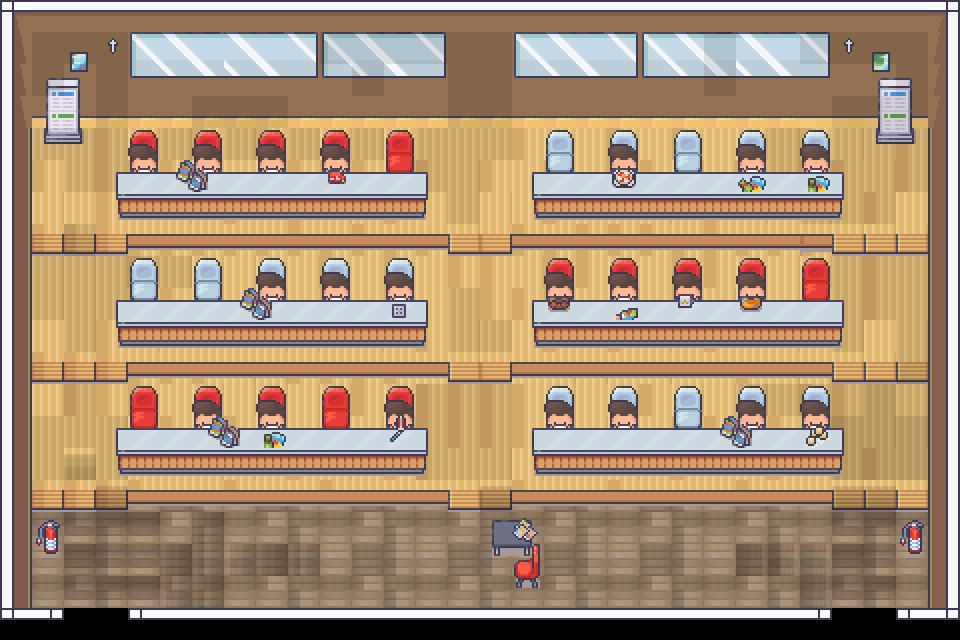

The image is a tile-based game level rendered from a .tmx file. Its description and complete source (layers, tilesets, objects, tile grids) follow:
An orthogonal 30x20 tile map with 32x32 px tiles, 2 tile layers (LAYER1, LAYER2), 3 tilesets.

<map version="1.10" tiledversion="1.10.2" orientation="orthogonal" renderorder="right-down" width="30" height="20" tilewidth="32" tileheight="32" infinite="0" nextlayerid="3" nextobjectid="1">
 <tileset firstgid="1" name="ROOM_BUILDER" tilewidth="32" tileheight="32" tilecount="8284" columns="76">
  <image source="../../(IMAGES) TILES/ROOM_BUILDER.png" width="2432" height="3488" />
 </tileset>
 <tileset firstgid="8285" source="../../TSX FILES/GLE202_ROOM.tsx" />
 <tileset firstgid="8885" source="../../TSX FILES/GLE202_ROOM1.tsx" />
 <layer id="1" name="LAYER1" width="30" height="20">
  <data encoding="csv">
8285,8286,8287,8288,8289,8290,8291,8292,8293,8294,8295,8296,8297,8298,8299,8300,8301,8302,8303,8304,8305,8306,8307,8308,8309,8310,8311,8312,8313,8314,
8315,8316,8317,8318,8319,8320,8321,8322,8323,8324,8325,8326,8327,8328,8329,8330,8331,8332,8333,8334,8335,8336,8337,8338,8339,8340,8341,8342,8343,8344,
8345,8346,8347,8348,8349,8350,8351,8352,8353,8354,8355,8356,8357,8358,8359,8360,8361,8362,8363,8364,8365,8366,8367,8368,8369,8370,8371,8372,8373,8374,
8375,8376,8377,8378,8379,8380,8381,8382,8383,8384,8385,8386,8387,8388,8389,8390,8391,8392,8393,8394,8395,8396,8397,8398,8399,8400,8401,8402,8403,8404,
8405,8406,8407,8408,8409,8410,8411,8412,8413,8414,8415,8416,8417,8418,8419,8420,8421,8422,8423,8424,8425,8426,8427,8428,8429,8430,8431,8432,8433,8434,
8435,8436,8437,8438,8439,8440,8441,8442,8443,8444,8445,8446,8447,8448,8449,8450,8451,8452,8453,8454,8455,8456,8457,8458,8459,8460,8461,8462,8463,8464,
8465,8466,8467,8468,8469,8470,8471,8472,8473,8474,8475,8476,8477,8478,8479,8480,8481,8482,8483,8484,8485,8486,8487,8488,8489,8490,8491,8492,8493,8494,
8495,8496,8497,8498,8499,8500,8501,8502,8503,8504,8505,8506,8507,8508,8509,8510,8511,8512,8513,8514,8515,8516,8517,8518,8519,8520,8521,8522,8523,8524,
8525,8526,8527,8528,8529,8530,8531,8532,8533,8534,8535,8536,8537,8538,8539,8540,8541,8542,8543,8544,8545,8546,8547,8548,8549,8550,8551,8552,8553,8554,
8555,8556,8557,8558,8559,8560,8561,8562,8563,8564,8565,8566,8567,8568,8569,8570,8571,8572,8573,8574,8575,8576,8577,8578,8579,8580,8581,8582,8583,8584,
8585,8586,8587,8588,8589,8590,8591,8592,8593,8594,8595,8596,8597,8598,8599,8600,8601,8602,8603,8604,8605,8606,8607,8608,8609,8610,8611,8612,8613,8614,
8615,8616,8617,8618,8619,8620,8621,8622,8623,8624,8625,8626,8627,8628,8629,8630,8631,8632,8633,8634,8635,8636,8637,8638,8639,8640,8641,8642,8643,8644,
8645,8646,8647,8648,8649,8650,8651,8652,8653,8654,8655,8656,8657,8658,8659,8660,8661,8662,8663,8664,8665,8666,8667,8668,8669,8670,8671,8672,8673,8674,
8675,8676,8677,8678,8679,8680,8681,8682,8683,8684,8685,8686,8687,8688,8689,8690,8691,8692,8693,8694,8695,8696,8697,8698,8699,8700,8701,8702,8703,8704,
8705,8706,8707,8708,8709,8710,8711,8712,8713,8714,8715,8716,8717,8718,8719,8720,8721,8722,8723,8724,8725,8726,8727,8728,8729,8730,8731,8732,8733,8734,
8735,8736,8737,8738,8739,8740,8741,8742,8743,8744,8745,8746,8747,8748,8749,8750,8751,8752,8753,8754,8755,8756,8757,8758,8759,8760,8761,8762,8763,8764,
8765,8766,8767,8768,8769,8770,8771,8772,8773,8774,8775,8776,8777,8778,8779,8780,8781,8782,8783,8784,8785,8786,8787,8788,8789,8790,8791,8792,8793,8794,
8795,8796,8797,8798,8799,8800,8801,8802,8803,8804,8805,8806,8807,8808,8809,8810,8811,8812,8813,8814,8815,8816,8817,8818,8819,8820,8821,8822,8823,8824,
8825,8826,8827,8828,8829,8830,8831,8832,8833,8834,8835,8836,8837,8838,8839,8840,8841,8842,8843,8844,8845,8846,8847,8848,8849,8850,8851,8852,8853,8854,
8855,8856,8857,8858,8859,8860,8861,8862,8863,8864,8865,8866,8867,8868,8869,8870,8871,8872,8873,8874,8875,8876,8877,8878,8879,8880,8881,8882,8883,8884
</data>
 </layer>
 <layer id="2" name="LAYER2" width="30" height="20">
  <data encoding="csv">
0,0,0,0,0,0,0,0,0,0,0,0,0,0,0,0,0,0,0,0,0,0,0,0,0,0,0,0,0,0,
0,8916,8917,8918,8919,8920,8921,8922,8923,8924,8925,8926,8927,8928,8929,8930,8931,8932,8933,8934,8935,8936,8937,8938,8939,8940,8941,8942,8943,0,
0,8946,8947,8948,8949,8950,8951,8952,8953,8954,8955,8956,8957,8958,8959,8960,8961,8962,8963,8964,8965,8966,8967,8968,8969,8970,8971,8972,8973,0,
0,8976,8977,8978,8979,8980,8981,8982,8983,8984,8985,8986,8987,8988,8989,8990,8991,8992,8993,8994,8995,8996,8997,8998,8999,9000,9001,9002,9003,0,
0,9006,9007,9008,9009,9010,9011,9012,9013,9014,9015,9016,9017,9018,9019,9020,9021,9022,9023,9024,9025,9026,9027,9028,9029,9030,9031,9032,9033,0,
0,9036,9037,9038,9039,9040,9041,9042,9043,9044,9045,9046,9047,9048,9049,9050,9051,9052,9053,9054,9055,9056,9057,9058,9059,9060,9061,9062,9063,0,
0,9066,9067,9068,9069,9070,9071,9072,9073,9074,9075,9076,9077,9078,9079,9080,9081,9082,9083,9084,9085,9086,9087,9088,9089,9090,9091,9092,9093,0,
0,9096,9097,9098,9099,9100,9101,9102,9103,9104,9105,9106,9107,9108,9109,9110,9111,9112,9113,9114,9115,9116,9117,9118,9119,9120,9121,9122,9123,0,
0,9126,9127,9128,9129,9130,9131,9132,9133,9134,9135,9136,9137,9138,9139,9140,9141,9142,9143,9144,9145,9146,9147,9148,9149,9150,9151,9152,9153,0,
0,9156,9157,9158,9159,9160,9161,9162,9163,9164,9165,9166,9167,9168,9169,9170,9171,9172,9173,9174,9175,9176,9177,9178,9179,9180,9181,9182,9183,0,
0,9186,9187,9188,9189,9190,9191,9192,9193,9194,9195,9196,9197,9198,9199,9200,9201,9202,9203,9204,9205,9206,9207,9208,9209,9210,9211,9212,9213,0,
0,9216,9217,9218,9219,9220,9221,9222,9223,9224,9225,9226,9227,9228,9229,9230,9231,9232,9233,9234,9235,9236,9237,9238,9239,9240,9241,9242,9243,0,
0,9246,9247,9248,9249,9250,9251,9252,9253,9254,9255,9256,9257,9258,9259,9260,9261,9262,9263,9264,9265,9266,9267,9268,9269,9270,9271,9272,9273,0,
0,9276,9277,9278,9279,9280,9281,9282,9283,9284,9285,9286,9287,9288,9289,9290,9291,9292,9293,9294,9295,9296,9297,9298,9299,9300,9301,9302,9303,0,
0,9306,9307,9308,9309,9310,9311,9312,9313,9314,9315,9316,9317,9318,9319,9320,9321,9322,9323,9324,9325,9326,9327,9328,9329,9330,9331,9332,9333,0,
0,9336,9337,9338,9339,9340,9341,9342,9343,9344,9345,9346,9347,9348,9349,9350,9351,9352,9353,9354,9355,9356,9357,9358,9359,9360,9361,9362,9363,0,
0,9366,9367,9368,9369,9370,9371,9372,9373,9374,9375,9376,9377,9378,9379,9380,9381,9382,9383,9384,9385,9386,9387,9388,9389,9390,9391,9392,9393,0,
0,9396,9397,9398,9399,9400,9401,9402,9403,9404,9405,9406,9407,9408,9409,9410,9411,9412,9413,9414,9415,9416,9417,9418,9419,9420,9421,9422,9423,0,
0,9426,9427,9428,9429,9430,9431,9432,9433,9434,9435,9436,9437,9438,9439,9440,9441,9442,9443,9444,9445,9446,9447,9448,9449,9450,9451,9452,9453,0,
0,0,0,0,0,0,0,0,0,0,0,0,0,0,0,0,0,0,0,0,0,0,0,0,0,0,0,0,0,0
</data>
 </layer>
</map>
